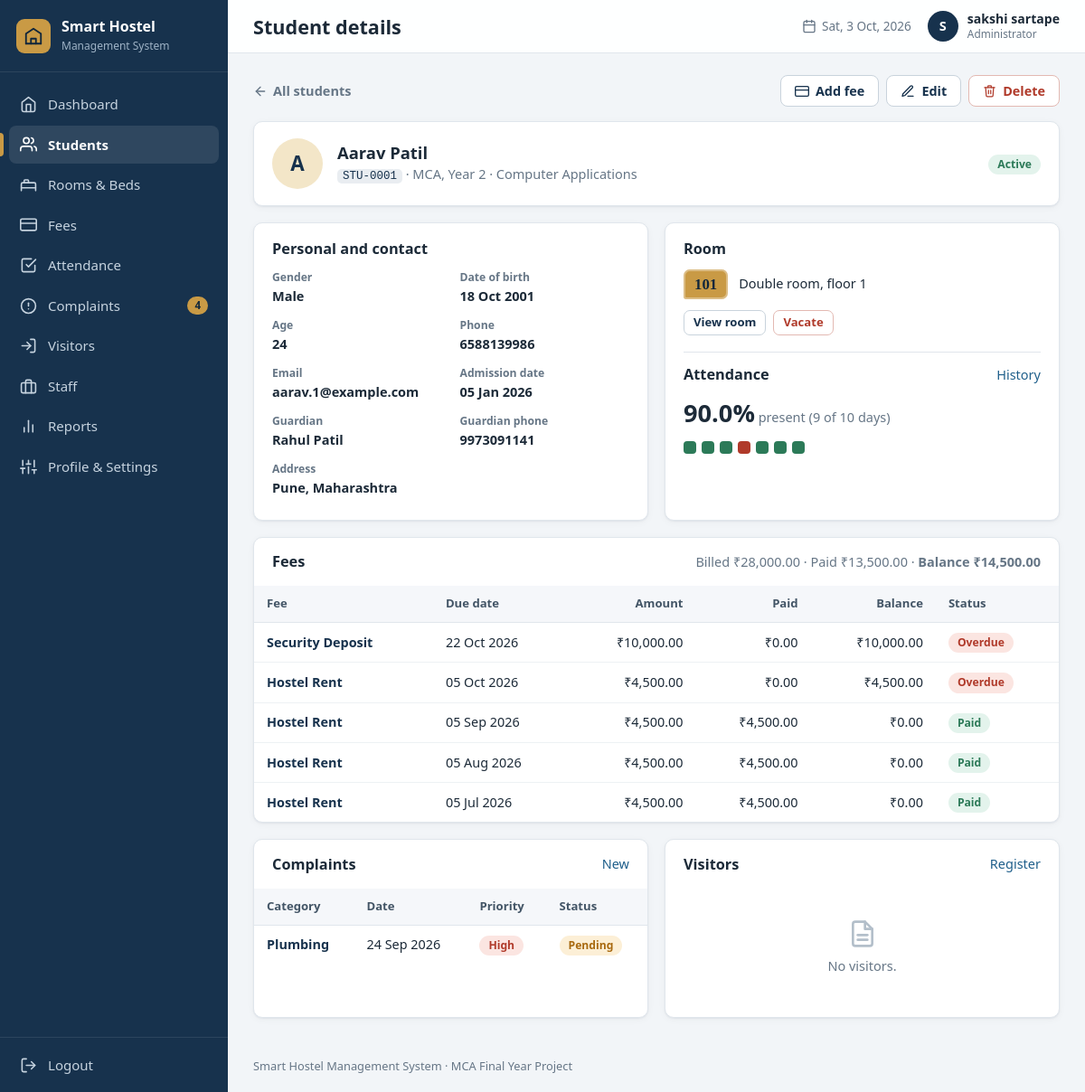
/students/1 (signed in), run on the app's committed database.
### tables this page shows
CREATE TABLE settings (
    key   TEXT PRIMARY KEY,
    value TEXT NOT NULL
);

CREATE TABLE users (
    id            INTEGER PRIMARY KEY AUTOINCREMENT,
    username      TEXT NOT NULL UNIQUE COLLATE NOCASE,
    password_hash TEXT NOT NULL,
    full_name     TEXT NOT NULL,
    email         TEXT,
    phone         TEXT,
    role          TEXT NOT NULL DEFAULT 'Administrator',
    created_at    TEXT NOT NULL DEFAULT (datetime('now','localtime')),
    last_login    TEXT
);

CREATE TABLE students (
    id             INTEGER PRIMARY KEY AUTOINCREMENT,
    student_code   TEXT NOT NULL UNIQUE,                 -- e.g. STU-0001
    full_name      TEXT NOT NULL,
    gender         TEXT NOT NULL CHECK (gender IN ('Male','Female','Other')),
    dob            TEXT,                                 -- YYYY-MM-DD
    age            INTEGER CHECK (age IS NULL OR age BETWEEN 10 AND 100),
    phone          TEXT NOT NULL UNIQUE,
    email          TEXT UNIQUE COLLATE NOCASE,           -- NULL allowed, duplicates not
    address        TEXT,
    guardian_name  TEXT,
    guardian_phone TEXT,
    course         TEXT NOT NULL,
    department     TEXT,
    year           INTEGER CHECK (year IS NULL OR year BETWEEN 1 AND 6),
    room_id        INTEGER REFERENCES rooms(id) ON DELETE RESTRICT,
    admission_date TEXT NOT NULL,
    status         TEXT NOT NULL DEFAULT 'Active' CHECK (status IN ('Active','Inactive','Left')),
    created_at     TEXT NOT NULL DEFAULT (datetime('now','localtime')),
    -- only an Active student may hold a bed
    CHECK (status = 'Active' OR room_id IS NULL)
);

CREATE TABLE rooms (
    id                INTEGER PRIMARY KEY AUTOINCREMENT,
    room_no           TEXT    NOT NULL UNIQUE COLLATE NOCASE,
    floor             INTEGER NOT NULL CHECK (floor BETWEEN 0 AND 50),
    room_type         TEXT    NOT NULL CHECK (room_type IN ('Single','Double','Triple','Dormitory')),
    capacity          INTEGER NOT NULL CHECK (capacity BETWEEN 1 AND 50),
    under_maintenance INTEGER NOT NULL DEFAULT 0 CHECK (under_maintenance IN (0,1)),
    notes             TEXT,
    created_at        TEXT    NOT NULL DEFAULT (datetime('now','localtime')),
    -- the room type decides the capacity (Dormitory = 4 or more beds)
    CHECK (   (room_type = 'Single'    AND capacity = 1)
           OR (room_type = 'Double'    AND capacity = 2)
           OR (room_type = 'Triple'    AND capacity = 3)
           OR (room_type = 'Dormitory' AND capacity >= 4))
);

CREATE TABLE attendance (
    id         INTEGER PRIMARY KEY AUTOINCREMENT,
    student_id INTEGER NOT NULL REFERENCES students(id) ON DELETE CASCADE,
    att_date   TEXT    NOT NULL,
    status     TEXT    NOT NULL CHECK (status IN ('Present','Absent')),
    marked_by  INTEGER REFERENCES users(id) ON DELETE SET NULL,
    created_at TEXT    NOT NULL DEFAULT (datetime('now','localtime')),
    UNIQUE (student_id, att_date)                 -- no duplicate attendance
);

CREATE TABLE fees (
    id         INTEGER PRIMARY KEY AUTOINCREMENT,
    student_id INTEGER NOT NULL REFERENCES students(id) ON DELETE RESTRICT,
    fee_type   TEXT    NOT NULL,
    amount     REAL    NOT NULL CHECK (amount > 0),
    due_date   TEXT    NOT NULL,
    notes      TEXT,
    created_at TEXT    NOT NULL DEFAULT (datetime('now','localtime'))
);

CREATE TABLE complaints (
    id             INTEGER PRIMARY KEY AUTOINCREMENT,
    student_id     INTEGER NOT NULL REFERENCES students(id) ON DELETE CASCADE,
    category       TEXT    NOT NULL,
    description    TEXT    NOT NULL,
    complaint_date TEXT    NOT NULL,
    priority       TEXT    NOT NULL DEFAULT 'Medium' CHECK (priority IN ('Low','Medium','High')),
    status         TEXT    NOT NULL DEFAULT 'Pending' CHECK (status IN ('Pending','In Progress','Resolved')),
    resolution     TEXT,
    resolved_date  TEXT,
    created_at     TEXT    NOT NULL DEFAULT (datetime('now','localtime')),
    -- a complaint has a resolved date if, and only if, it is Resolved
    CHECK ((status = 'Resolved' AND resolved_date IS NOT NULL)
        OR (status <> 'Resolved' AND resolved_date IS NULL))
);

### routes/students.py (the view)
@bp.route("/<int:student_id>")
def student_details(student_id):
    student = db.query_one(
        "SELECT s.*, r.room_no, r.floor AS room_floor, r.room_type FROM students s "
        "LEFT JOIN rooms r ON r.id = s.room_id WHERE s.id = ?", (student_id,))
    if student is None:
        abort(404)
    fees = db.query_all("SELECT * FROM fee_overview WHERE student_id = ? ORDER BY due_date DESC", (student_id,))
    fee_totals = {"amount": sum(f["amount"] for f in fees), "paid": sum(f["paid"] for f in fees),
                  "balance": sum(f["balance"] for f in fees)}
    attendance = db.query_one(
        "SELECT COUNT(*) AS total, COALESCE(SUM(status='Present'),0) AS present, "
        "COALESCE(SUM(status='Absent'),0) AS absent FROM attendance WHERE student_id = ?", (student_id,))
    percentage = round(100 * attendance["present"] / attendance["total"], 1) if attendance["total"] else None
    recent_attendance = db.query_all(
        "SELECT att_date, status FROM attendance WHERE student_id = ? ORDER BY att_date DESC LIMIT 7",
        (student_id,))
    complaints = db.query_all(
        "SELECT id, category, priority, status, complaint_date FROM complaints "
        "WHERE student_id = ? ORDER BY complaint_date DESC, id DESC LIMIT 10", (student_id,))
    visitors = db.query_all(
        "SELECT visitor_name, relationship, visit_date, entry_time, exit_time FROM visitors "
        "WHERE student_id = ? ORDER BY visit_date DESC, entry_time DESC LIMIT 10", (student_id,))
    return render_template("student_details.html", student=student, fees=fees, fee_totals=fee_totals,
                           attendance=attendance, percentage=percentage, recent_attendance=recent_attendance,
                           complaints=complaints, visitors=visitors,
                           rooms=room_choices() if student["status"] == "Active" and not student["room_id"] else [])

### templates/student_details.html (shortened to what this page needs)
{% extends "base.html" %}
{% from "_macros.html" import badge, info, csrf, delete_button, empty %}
{% block heading %}<h1>Student details</h1>{% endblock %}
{% block content %}
<div class="page-head">
  <a class="back-link" href="{{ url_for('students.list_students') }}">{{ icon('arrow-left', 16) }} All students</a>
  <div class="btn-row">
    <a class="btn btn-secondary" href="{{ url_for('fees.add_fee', student=student.id) }}">{{ icon('card', 16) }} Add fee</a>
    <a class="btn btn-secondary" href="{{ url_for('students.edit_student', student_id=student.id) }}">{{ icon('edit', 16) }} Edit</a>
    {{ delete_button(url_for('students.delete_student', student_id=student.id), 'Delete student ' ~ student.full_name ~ '? Their attendance, complaints and visitor records are deleted too. This cannot be undone.', 'Delete', small=False) }}
  </div>
</div>
<section class="card profile-head">
  <span class="avatar avatar-lg">{{ student.full_name[:1]|upper }}</span>
  <div>
    <h2>{{ student.full_name }}</h2>
    <p class="muted"><span class="code">{{ student.student_code }}</span> &middot; {{ student.course }}{% if student.year %}, Year {{ student.year }}{% endif %}{% if student.department %} &middot; {{ student.department }}{% endif %}</p>
  </div>
  <div class="profile-head-right">{{ badge(student.status) }}</div>
</section>
<div class="grid-2">
  <section class="card">
    <div class="card-head"><h2>Personal and contact</h2></div>
    <dl class="info-grid">
      {{ info('Gender', student.gender) }}
      {{ info('Date of birth', student.dob|fmt_date if student.dob else '') }}
      {{ info('Age', student|student_age) }}
      {{ info('Phone', student.phone) }}
      {{ info('Email', student.email) }}
      {{ info('Admission date', student.admission_date|fmt_date) }}
      {{ info('Guardian', student.guardian_name) }}
      {{ info('Guardian phone', student.guardian_phone) }}
      {{ info('Address', student.address) }}
    </dl>
  </section>
  <section class="card">
    <div class="card-head"><h2>Room</h2></div>
    {% if student.room_id %}
      <p class="room-line"><span class="room-tag">{{ student.room_no }}</span>
        <span>{{ student.room_type }} room, floor {{ student.room_floor }}</span></p>
      <div class="btn-row">
        <a class="btn btn-secondary btn-sm" href="{{ url_for('rooms.room_details', room_id=student.room_id) }}">View room</a>
        <form method="post" action="{{ url_for('rooms.vacate') }}" class="inline-form" data-confirm="Vacate {{ student.full_name }} from room {{ student.room_no }}?">
          <button class="btn btn-danger btn-sm" type="submit">Vacate</button></form>
      </div>
    {% else %}
      <p class="muted">Students with status {{ student.status }} do not hold a bed.</p>
    {% endif %}
    <div class="card-head sub"><h2>Attendance</h2><a href="{{ url_for('attendance.history', student=student.id, date_from='2000-01-01') }}">History</a></div>
    {% if attendance.total %}
      <p><span class="big-number">{{ percentage }}%</span> <span class="muted">present ({{ attendance.present }} of {{ attendance.total }} days)</span></p>
      <div class="dots">{% for a in recent_attendance|reverse %}<span class="dot dot-{{ a.status|lower }}" title="{{ a.att_date|fmt_date }}: {{ a.status }}"></span>{% endfor %}</div>
    {% else %}<p class="muted">No attendance recorded yet.</p>{% endif %}
  </section>
</div>
<section class="card table-card">
  <div class="card-head"><h2>Fees</h2>
    <span class="muted">Billed {{ fee_totals.amount|inr }} &middot; Paid {{ fee_totals.paid|inr }} &middot; <strong>Balance {{ fee_totals.balance|inr }}</strong></span></div>
  {% if fees %}
  <div class="table-wrap"><table class="table">
    <thead><tr><th>Fee</th><th>Due date</th><th class="num">Amount</th><th class="num">Paid</th><th class="num">Balance</th><th>Status</th></tr></thead>
    <tbody>{% for f in fees %}
      <tr><td><a class="row-link" href="{{ url_for('fees.fee_details', fee_id=f.id) }}">{{ f.fee_type }}</a></td><td>{{ f.due_date|fmt_date }}</td>
        <td class="num">{{ f.amount|inr }}</td><td class="num">{{ f.paid|inr }}</td><td class="num">{{ f.balance|inr }}</td><td>{{ badge(f.status) }}</td></tr>
    {% endfor %}</tbody></table></div>
  {% else %}{{ empty('No fees recorded for this student.', url_for('fees.add_fee', student=student.id), 'Add fee') }}{% endif %}
</section>
<div class="grid-2">
  <section class="card table-card">
    <div class="card-head"><h2>Complaints</h2><a href="{{ url_for('complaints.add_complaint', student=student.id) }}">New</a></div>
    {% if complaints %}<div class="table-wrap"><table class="table">
      <thead><tr><th>Category</th><th>Date</th><th>Priority</th><th>Status</th></tr></thead>
      <tbody>{% for c in complaints %}<tr><td><a class="row-link" href="{{ url_for('complaints.complaint_details', complaint_id=c.id) }}">{{ c.category }}</a></td>
        <td>{{ c.complaint_date|fmt_date }}</td><td>{{ badge(c.priority) }}</td><td>{{ badge(c.status) }}</td></tr>{% endfor %}</tbody></table></div>
    {% else %}{{ empty('No complaints.') }}{% endif %}
  </section>
  <section class="card table-card">
    <div class="card-head"><h2>Visitors</h2><a href="{{ url_for('visitors.add_visitor', student=student.id) }}">Register</a></div>
    {% if visitors %}<div class="table-wrap"><table class="table">
      <thead><tr><th>Visitor</th><th>Relation</th><th>Date</th><th>In / Out</th></tr></thead>
      <tbody>{% for v in visitors %}<tr><td>{{ v.visitor_name }}</td><td>{{ v.relationship }}</td><td>{{ v.visit_date|fmt_date }}</td>
        <td>{{ v.entry_time|fmt_time }} / {{ v.exit_time|fmt_time if v.exit_time else 'inside' }}</td></tr>{% endfor %}</tbody></table></div>
    {% else %}{{ empty('No visitors.') }}{% endif %}
  </section>
</div>
{% endblock %}

### templates/base.html (shortened to what this page needs)
{% from "_macros.html" import csrf %}
<!DOCTYPE html>
<html lang="en">
<head>
  <link rel="stylesheet" href="{{ url_for('static', filename='css/style.css') }}">
</head>
<body class="app">
<aside class="sidebar" id="sidebar">
  <a class="brand" href="{{ url_for('dashboard.index') }}">
    <span class="brand-mark">{{ icon('building', 22) }}</span>
    <span class="brand-text"><strong>{{ hostel_name }}</strong><small>Management System</small></span>
  </a>
  <nav class="nav" aria-label="Main navigation">
    {% for bp_name, endpoint, label, icon_name in navigation %}
      <a href="{{ url_for(endpoint) }}" class="nav-link{% if request.blueprint == bp_name %} active{% endif %}">
        {{ icon(icon_name, 19) }}<span>{{ label }}</span>
        {% if bp_name == 'complaints' and open_complaints %}<em class="nav-count">{{ open_complaints }}</em>{% endif %}
      </a>
    {% endfor %}
  </nav>
  <form method="post" action="{{ url_for('auth.logout') }}" class="logout-form">
    <button type="submit" class="nav-link logout">{{ icon('logout', 19) }}<span>Logout</span></button>
  </form>
</aside>
<div class="main">
  <header class="topbar">
    <div class="topbar-title">{% block heading %}{% endblock %}</div>
    <div class="topbar-right">
      <span class="topbar-date">{{ icon('calendar', 16) }} <span id="today-label">{{ today() }}</span></span>
      <a class="user-chip" href="{{ url_for('profile.view') }}" title="Profile & settings">
        <span class="avatar">{{ current_user.full_name[:1]|upper }}</span>
        <span class="user-name">{{ current_user.full_name }}<small>{{ current_user.role }}</small></span>
      </a>
    </div>
  </header>
  <main class="content">
    {% block content %}{% endblock %}
  </main>
  <footer class="footer">{{ hostel_name }} Management System &middot; MCA Final Year Project</footer>
</div>
</body>
</html>

### templates/_macros.html (shortened to what this page needs)
{% macro badge(text) %}<span class="badge badge-{{ (text or '')|lower|replace(' ', '-') }}">{{ text }}</span>{% endmacro %}
{% macro delete_button(url, message, label='Delete', small=True, next_url='') %}
<form method="post" action="{{ url }}" class="inline-form" data-confirm="{{ message }}">
  <button type="submit" class="btn btn-danger{% if small %} btn-sm{% endif %}" title="{{ label or 'Delete' }}" aria-label="{{ label or 'Delete' }}">{{ icon('trash', 15) }}{% if label %} {{ label }}{% endif %}</button>
</form>
{% endmacro %}
{% macro empty(message, action_url='', action_label='') %}
<div class="empty">
  {{ icon('file', 32) }}
  <p>{{ message }}</p>
</div>
{% endmacro %}
{% macro info(label, value) %}
<div class="info-item"><dt>{{ label }}</dt><dd>{{ value if value not in (none, '') else '-' }}</dd></div>
{% endmacro %}

### data on the page
settings: value "Smart Hostel"
users: full_name "S", full_name "sakshi sartape", role "Administrator"
students: full_name "A", full_name "Aarav Patil", student_code "STU-0001", course "MCA", year "2", department "Computer Applications", status "Active", gender "Male 18 Oct 2001 6588139986 aarav.1@example.com 05 Jan 2026 Rahul Patil 9973091141 Pune, Maharashtra"
rooms: room_no "101", room_type "Double", room_floor "1"
fees: fee_type "Security Deposit", due_date|fmt_date "22 Oct 2026", amount|inr "₹10,000.00", paid|inr "₹0.00", balance|inr "₹10,000.00", text "Overdue"
fees: fee_type "Hostel Rent", due_date|fmt_date "05 Oct 2026", amount|inr "₹4,500.00", paid|inr "₹0.00", balance|inr "₹4,500.00", text "Overdue"
fees: fee_type "Hostel Rent", due_date|fmt_date "05 Sep 2026", amount|inr "₹4,500.00", paid|inr "₹4,500.00", balance|inr "₹0.00", text "Paid"
fees: fee_type "Hostel Rent", due_date|fmt_date "05 Aug 2026", amount|inr "₹4,500.00", paid|inr "₹4,500.00", balance|inr "₹0.00", text "Paid"
fees: fee_type "Hostel Rent", due_date|fmt_date "05 Jul 2026", amount|inr "₹4,500.00", paid|inr "₹4,500.00", balance|inr "₹0.00", text "Paid"
complaints: category "Plumbing", complaint_date|fmt_date "24 Sep 2026", priority "High Pending"

### other printed values
{{ label }} "Dashboard" "Students" "Rooms & Beds" "Fees" "Attendance" "Complaints" "Visitors" "Staff" "Reports" "Profile & Settings"
{{ open_complaints }} "4"
{{ label }} "Delete"
{{ label }} "Gender Date of birth Age Phone Email Admission date Guardian Guardian phone Address"
{{ value if value not in (none, '') else '-' }} "24"
{{ percentage }} "90.0"
{{ attendance.present }} "9"
{{ attendance.total }} "10"
{{ fee_totals.amount|inr }} "₹28,000.00"
{{ fee_totals.paid|inr }} "₹13,500.00"
{{ fee_totals.balance|inr }} "₹14,500.00"
{{ message }} "No visitors."
